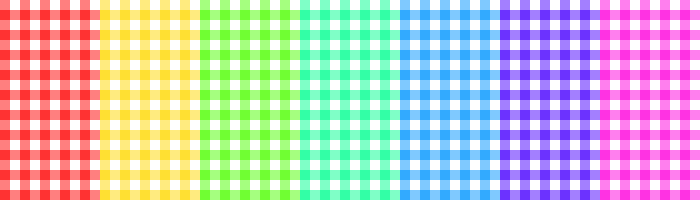
Frame 1 (no input)
Frame 2 (the mouse pressed at the canvas centre, redrawn once): identical to frame 1, image omitted

The Processing sketch that drew this single still picture (run headless with seeded random() and noise(); the mouse was pressed at the canvas centre and the sketch redrawn once):

// Processing sketch: processing_99573
// ── processing_99573.pde

int rect_size = 10;

void setup() {
  size(700, 200);
  colorMode(HSB, 360, 100, 100);
  background(360);
  smooth();

  noLoop();
  noStroke();
  rectMode(CENTER);
}

void draw() {
  for (int k = 0 ; k < 7; k++) {

    for (int i = 0 ; i < 10; i++) {
      for (int j = 0; j <  20; j++) {
        if (i % 2 == 0) {
          if (j % 2 == 0) {
            fill(k * 360 / 7, 50, 100);
          } else {
            fill(k * 360 / 7, 80, 100);
          }
        } else {
          if (j % 2 == 0) {
            fill(360);
          } else {
            fill(k * 360 / 7, 50, 100);
          }
        }
        rect(i*rect_size+rect_size/2+100*k, j*rect_size+rect_size/2, rect_size, rect_size);
      }
    }
  }
}
